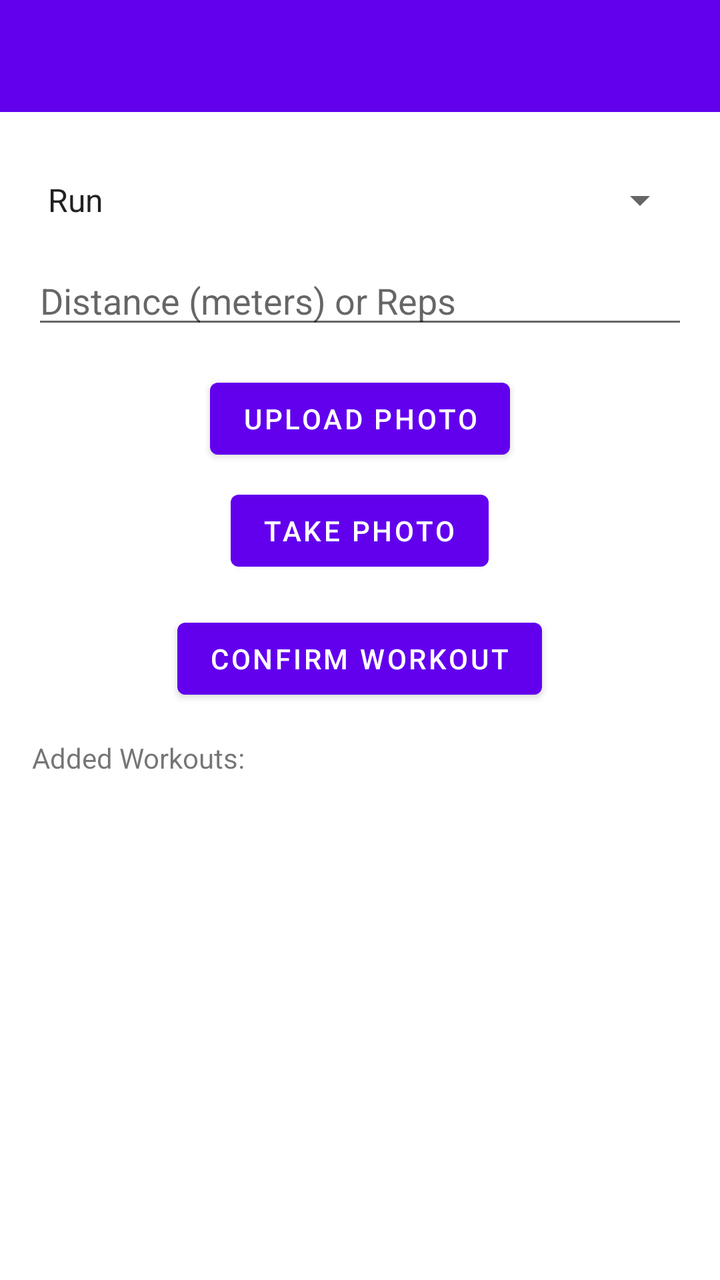
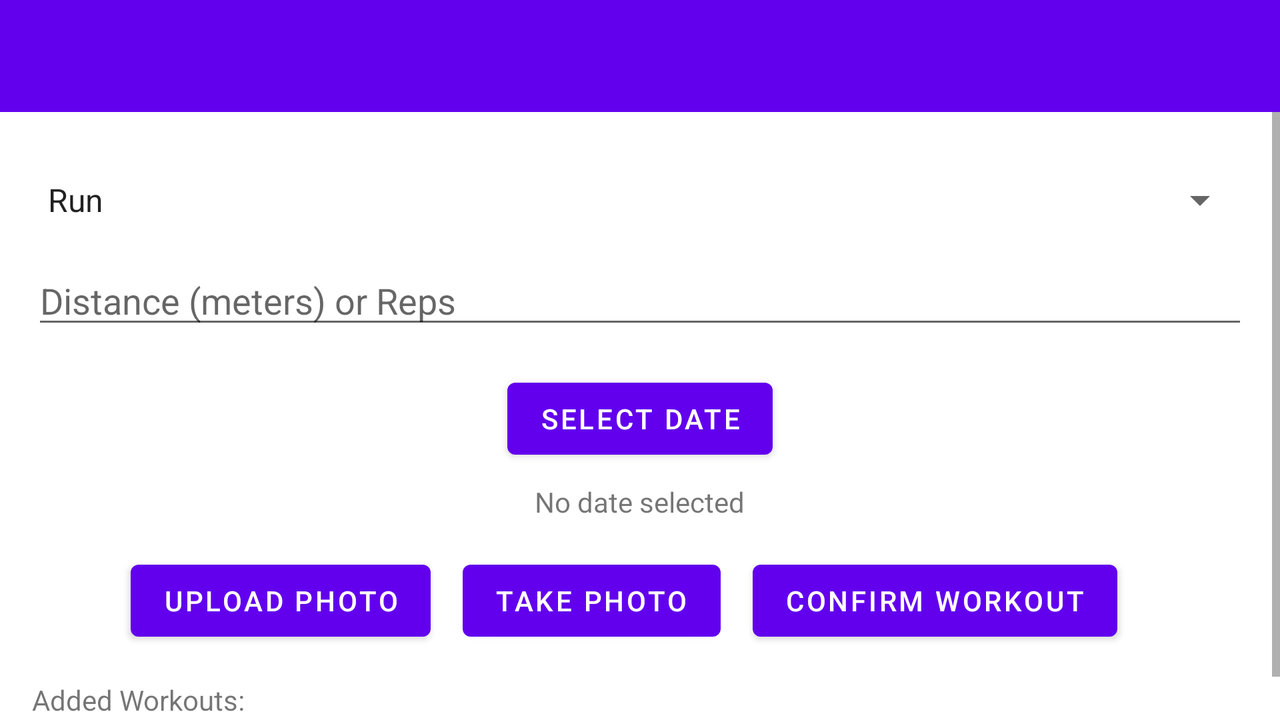

An Android layout and its configuration variant, each rendered on a device that would load it. The default file and the variant file are quoted in full after the pictures.
<!-- AndroidManifest.xml: application theme Theme.My_fitness_tracker_5 -->
<!-- res/layout/activity_add_workout.xml -->
<?xml version="1.0" encoding="utf-8"?>
<androidx.constraintlayout.widget.ConstraintLayout xmlns:android="http://schemas.android.com/apk/res/android"
    xmlns:app="http://schemas.android.com/apk/res-auto"
    xmlns:tools="http://schemas.android.com/tools"
    android:layout_width="match_parent"
    android:layout_height="match_parent"
    tools:context=".AddWorkoutActivity">

    <androidx.appcompat.widget.Toolbar
        android:id="@+id/toolbar"
        android:layout_width="match_parent"
        android:layout_height="?attr/actionBarSize"
        android:background="?attr/colorPrimary"
        app:layout_constraintEnd_toEndOf="parent"
        app:layout_constraintStart_toStartOf="parent"
        app:layout_constraintTop_toTopOf="parent"
        app:popupTheme="@style/ThemeOverlay.AppCompat.Light" />

    <ScrollView
        android:layout_width="0dp"
        android:layout_height="0dp"
        app:layout_constraintTop_toBottomOf="@id/toolbar"
        app:layout_constraintStart_toStartOf="parent"
        app:layout_constraintEnd_toEndOf="parent"
        app:layout_constraintBottom_toBottomOf="parent">

        <LinearLayout
            android:layout_width="match_parent"
            android:layout_height="wrap_content"
            android:orientation="vertical"
            android:padding="16dp">

            <Spinner
                android:id="@+id/spinner_sport"
                android:layout_width="match_parent"
                android:layout_height="wrap_content"
                android:entries="@array/sports_array"
                android:layout_marginTop="16dp" />

            <EditText
                android:id="@+id/editText_distance_reps"
                android:layout_width="match_parent"
                android:layout_height="wrap_content"
                android:hint="Distance (meters) or Reps"
                android:inputType="number"
                android:layout_marginTop="16dp" />

            <Button
                android:id="@+id/button_upload_photo"
                android:layout_width="wrap_content"
                android:layout_height="wrap_content"
                android:text="Upload Photo"
                android:layout_marginTop="16dp"
                android:layout_gravity="center_horizontal" />

            <Button
                android:id="@+id/button_take_photo"
                android:layout_width="wrap_content"
                android:layout_height="wrap_content"
                android:text="Take Photo"
                android:layout_marginTop="8dp"
                android:layout_gravity="center_horizontal" />

            <Button
                android:id="@+id/button_confirm_workout"
                android:layout_width="wrap_content"
                android:layout_height="wrap_content"
                android:text="Confirm Workout"
                android:layout_marginTop="16dp"
                android:layout_gravity="center_horizontal" />

            <TextView
                android:id="@+id/textView_workouts_header"
                android:layout_width="wrap_content"
                android:layout_height="wrap_content"
                android:text="Added Workouts:"
                android:layout_marginTop="16dp" />

            <ListView
                android:id="@+id/listView_workouts"
                android:layout_width="match_parent"
                android:layout_height="wrap_content"
                android:layout_marginTop="8dp" />

        </LinearLayout>
    </ScrollView>
</androidx.constraintlayout.widget.ConstraintLayout>
<!-- resources referenced by this layout -->
<resources>
  <string-array name="sports_array">
          <item>Run</item>
          <item>Walk</item>
          <item>Squat</item>
          <item>Pushup</item>
          <item>Pullup</item>
      </string-array>
  <style name="Theme.My_fitness_tracker_5" parent="Theme.MaterialComponents.DayNight.NoActionBar">
          
          <item name="colorPrimary">@color/purple_500</item>
          <item name="colorPrimaryVariant">@color/purple_700</item>
          <item name="colorOnPrimary">@color/white</item>
          <item name="colorSecondary">@color/teal_200</item>
          <item name="colorSecondaryVariant">@color/teal_700</item>
          <item name="colorOnSecondary">@color/black</item>
          <item name="android:windowBackground">@color/white</item>
          <item name="android:statusBarColor">@color/purple_700</item>
          <item name="android:windowActionBar">false</item>
          <item name="windowNoTitle">true</item>
      </style>
</resources>
<!-- res/layout-land/activity_add_workout.xml (the repository's variant of the layout above) -->
<!-- drawn on the phone turned sideways -->
<?xml version="1.0" encoding="utf-8"?>
<androidx.constraintlayout.widget.ConstraintLayout xmlns:android="http://schemas.android.com/apk/res/android"
    xmlns:app="http://schemas.android.com/apk/res-auto"
    xmlns:tools="http://schemas.android.com/tools"
    android:layout_width="match_parent"
    android:layout_height="match_parent"
    tools:context=".AddWorkoutActivity">

    <androidx.appcompat.widget.Toolbar
        android:id="@+id/toolbar"
        android:layout_width="match_parent"
        android:layout_height="?attr/actionBarSize"
        android:background="?attr/colorPrimary"
        app:layout_constraintTop_toTopOf="parent"
        app:popupTheme="@style/ThemeOverlay.AppCompat.Light"
        app:titleTextColor="@android:color/white" />

    <ScrollView
        android:layout_width="0dp"
        android:layout_height="0dp"
        app:layout_constraintBottom_toBottomOf="parent"
        app:layout_constraintEnd_toEndOf="parent"
        app:layout_constraintStart_toStartOf="parent"
        app:layout_constraintTop_toBottomOf="@id/toolbar">

        <LinearLayout
            android:layout_width="match_parent"
            android:layout_height="wrap_content"
            android:orientation="vertical"
            android:padding="16dp">

            <Spinner
                android:id="@+id/spinner_sport"
                android:layout_width="match_parent"
                android:layout_height="wrap_content"
                android:layout_marginTop="16dp"
                android:entries="@array/sports_array" />

            <EditText
                android:id="@+id/editText_distance_reps"
                android:layout_width="match_parent"
                android:layout_height="wrap_content"
                android:layout_marginTop="16dp"
                android:hint="@string/distance_meters_or_reps"
                android:inputType="number" />

            <Button
                android:id="@+id/button_select_date"
                android:layout_width="wrap_content"
                android:layout_height="wrap_content"
                android:layout_gravity="center_horizontal"
                android:layout_marginTop="16dp"
                android:text="@string/select_date" />

            <TextView
                android:id="@+id/textView_selected_date"
                android:layout_width="wrap_content"
                android:layout_height="wrap_content"
                android:layout_gravity="center_horizontal"
                android:layout_marginTop="8dp"
                android:text="@string/no_date_selected" />

            <LinearLayout
                android:layout_width="match_parent"
                android:layout_height="wrap_content"
                android:layout_marginTop="16dp"
                android:gravity="center_horizontal"
                android:orientation="horizontal">

                <Button
                    android:id="@+id/button_upload_photo"
                    android:layout_width="wrap_content"
                    android:layout_height="wrap_content"
                    android:layout_marginEnd="16dp"
                    android:text="@string/upload_photo" />

                <Button
                    android:id="@+id/button_take_photo"
                    android:layout_width="wrap_content"
                    android:layout_height="wrap_content"
                    android:layout_marginEnd="16dp"
                    android:text="@string/take_photo" />

                <Button
                    android:id="@+id/button_confirm_workout"
                    android:layout_width="wrap_content"
                    android:layout_height="wrap_content"
                    android:layout_marginEnd="16dp"
                    android:text="@string/confirm_workout" />

                <ImageView
                    android:id="@+id/imageView_photo_preview"
                    android:layout_width="40dp"
                    android:layout_height="40dp"
                    android:layout_gravity="center_vertical"
                    android:scaleType="centerCrop"
                    android:visibility="gone" />
            </LinearLayout>

            <TextView
                android:id="@+id/textView_workouts_header"
                android:layout_width="wrap_content"
                android:layout_height="wrap_content"
                android:layout_marginTop="16dp"
                android:text="@string/added_workouts" />

            <ListView
                android:id="@+id/listView_workouts"
                android:layout_width="match_parent"
                android:layout_height="wrap_content"
                android:layout_marginTop="8dp" />

        </LinearLayout>
    </ScrollView>
</androidx.constraintlayout.widget.ConstraintLayout>
<!-- resources referenced by the variant -->
<!-- as the phone turned sideways resolves them -->
<resources>
  <string-array name="sports_array">
          <item>Run</item>
          <item>Walk</item>
          <item>Squat</item>
          <item>Pushup</item>
          <item>Pullup</item>
      </string-array>
  <string name="added_workouts">Added Workouts:</string>
  <string name="confirm_workout">Confirm Workout</string>
  <string name="distance_meters_or_reps">Distance (meters) or Reps</string>
  <string name="no_date_selected">No date selected</string>
  <string name="select_date">Select Date</string>
  <string name="take_photo">Take Photo</string>
  <string name="upload_photo">Upload Photo</string>
  <style name="Theme.My_fitness_tracker_5" parent="Theme.MaterialComponents.DayNight.NoActionBar">
          
          <item name="colorPrimary">@color/purple_500</item>
          <item name="colorPrimaryVariant">@color/purple_700</item>
          <item name="colorOnPrimary">@color/white</item>
          <item name="colorSecondary">@color/teal_200</item>
          <item name="colorSecondaryVariant">@color/teal_700</item>
          <item name="colorOnSecondary">@color/black</item>
          <item name="android:windowBackground">@color/white</item>
          <item name="android:statusBarColor">@color/purple_700</item>
          <item name="android:windowActionBar">false</item>
          <item name="windowNoTitle">true</item>
      </style>
</resources>
